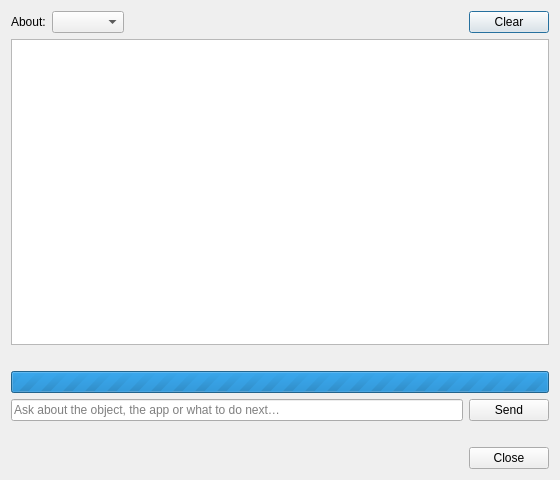
<?xml version="1.0" encoding="UTF-8"?>
<ui version="4.0">
 <class>AssistantWindow</class>
 <widget class="QDialog" name="AssistantWindow">
  <property name="windowTitle"><string>Assistant (experimental)</string></property>
  <property name="modal"><bool>false</bool></property>
  <property name="minimumSize"><size><width>560</width><height>480</height></size></property>
  <layout class="QVBoxLayout" name="verticalLayout">
   <item>
    <layout class="QHBoxLayout" name="scopeRow">
     <item><widget class="QLabel" name="lbl_scope"><property name="text"><string>About:</string></property></widget></item>
     <item><widget class="QComboBox" name="cmb_scope"/></item>
     <item><widget class="QLabel" name="lbl_context"><property name="text"><string/></property><property name="wordWrap"><bool>true</bool></property></widget></item>
     <item>
      <spacer name="hsp_scope">
       <property name="orientation"><enum>Qt::Horizontal</enum></property>
       <property name="sizeHint" stdset="0"><size><width>40</width><height>20</height></size></property>
      </spacer>
     </item>
     <item><widget class="QPushButton" name="btn_clear"><property name="text"><string>Clear</string></property><property name="toolTip"><string>Forget this conversation. Nothing is stored: it lives only in this window while it is open</string></property></widget></item>
    </layout>
   </item>
   <item><widget class="QTextEdit" name="txt_log"><property name="readOnly"><bool>true</bool></property></widget></item>
   <item><widget class="QLabel" name="lbl_sources"><property name="text"><string/></property><property name="wordWrap"><bool>true</bool></property></widget></item>
   <item><widget class="QProgressBar" name="progress"><property name="minimum"><number>0</number></property><property name="maximum"><number>0</number></property><property name="textVisible"><bool>false</bool></property><property name="visible"><bool>false</bool></property></widget></item>
   <item>
    <layout class="QHBoxLayout" name="askRow">
     <item><widget class="QLineEdit" name="edt_question"><property name="placeholderText"><string>Ask about the object, the app or what to do next…</string></property></widget></item>
     <item><widget class="QPushButton" name="btn_send"><property name="text"><string>Send</string></property></widget></item>
    </layout>
   </item>
   <item><widget class="QLabel" name="lbl_hint"><property name="text"><string/></property><property name="wordWrap"><bool>true</bool></property></widget></item>
   <item><widget class="QDialogButtonBox" name="buttonBox"><property name="standardButtons"><set>QDialogButtonBox::Close</set></property></widget></item>
  </layout>
 </widget>
 <resources/>
 <connections/>
</ui>
